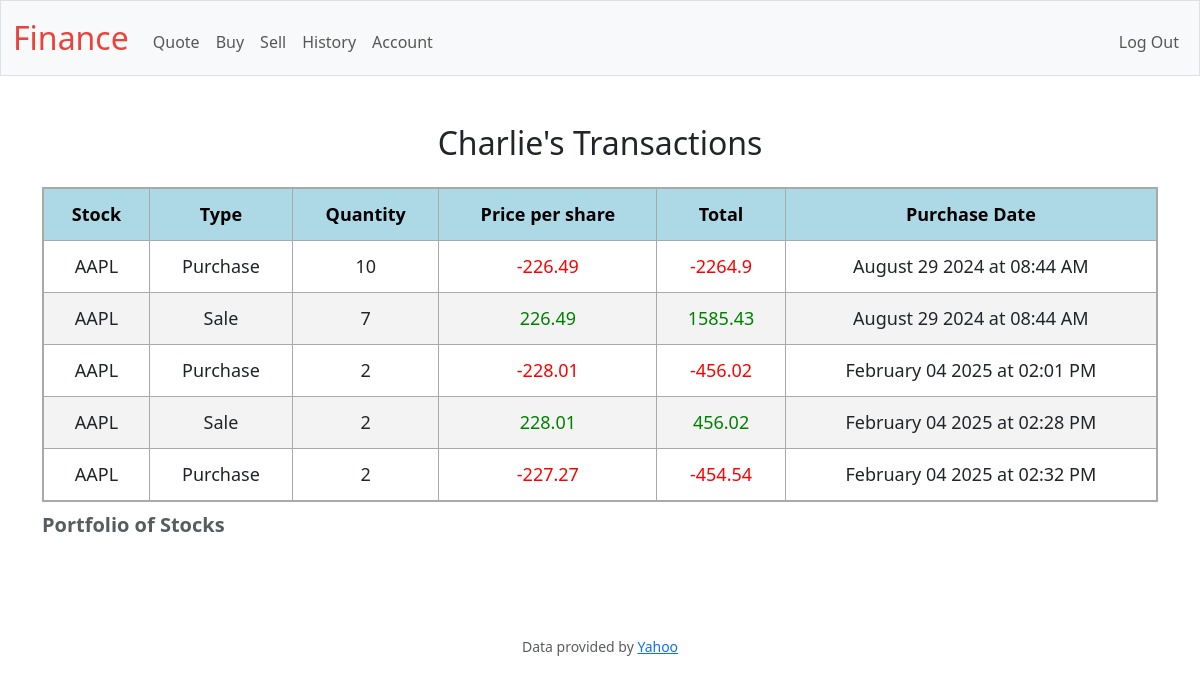
The page /history (signed in) on the database its author committed.
### tables this page shows
CREATE TABLE users (id INTEGER PRIMARY KEY AUTOINCREMENT NOT NULL, username TEXT NOT NULL, hash TEXT NOT NULL, cash NUMERIC NOT NULL DEFAULT 10000.00);

CREATE TABLE transaction_history (
id INTEGER PRIMARY KEY AUTOINCREMENT,
user_id INT NOT NULL,
stock_id TEXT NOT NULL,
price INT NOT NULL,
transaction_type TEXT CHECK(transaction_type IN ('Sale', 'Purchase')),
quantity INTEGER NOT NULL,
transactionTime DATETIME DEFAULT CURRENT_TIMESTAMP,
FOREIGN KEY (user_id) REFERENCES users(id)
);

### app.py (the view)
@app.route("/history")
@login_required
def history():
    user_id = session["user_id"]
    result = db.session.execute(text("""
            SELECT username
            FROM users
            WHERE id = :user_id
            """),
                                {"user_id" : user_id }
            ).fetchone()
    if result:
        username = result[0]
    else:
        username = "Unknown User" # Fallback in case the user is not found
    result = (db.session.execute(text("""
        SELECT *
        FROM transaction_history
        WHERE user_id = :user_id
        """),
                                { "user_id" : user_id }
    ))
    rows = result.fetchall()
    stocks = [dict(zip(result.keys(), row)) for row in rows]
    for stock in stocks:
        purchase_time = datetime.strptime(stock['transactionTime'], '%Y-%m-%d %H:%M:%S')
        stock['formatted_time'] = purchase_time.strftime('%B %d %Y at %I:%M %p')
        if stock['transaction_type'] == 'Purchase':
            stock['formatted_price'] = -abs(stock['price'])
        if stock['transaction_type'] == 'Sale':
            stock['formatted_price'] = abs(stock['price'])
    return render_template("history.html", username=username, stocks=stocks)

### app.py (called while the page is built)
@app.after_request
def after_request(response):
    response.headers["Cache-Control"] = "no-cache, no-store, must-revalidate"
    response.headers["Expires"] = 0
    response.headers["Pragma"] = "no-cache"
    return response

### helpers.py (called while the page is built)
def login_required(f):
    @wraps(f)
    def decorated_function(*args, **kwargs):
        if session.get("user_id") is None:
            return redirect("/login")
        return f(*args, **kwargs)
    return decorated_function

### templates/history.html (shortened to what this page needs)
{% extends "layout.html" %}
{% block main %}
   <h2>
        {{ username }}'s Transactions
   </h2>
   {% if stocks %}
   <table class="styled-table">
        <caption>Portfolio of Stocks</caption>
        <thead>
            <tr>
                <th> Stock </th>
                <th> Type </th>
                <th> Quantity </th>
                <th> Price per share</th>
                <th> Total</th>
                <th> Purchase Date </th>
            </tr>
        </thead>
        <tbody>
            {% for stock in stocks %}
            <tr>
                <td> {{ stock.stock_id }} </td>
                <td> {{ stock.transaction_type}}</td>
                <td> {{ stock.quantity }} </td>
                <td class="{% if stock.formatted_price < 0 %}negative{% else %}positive{% endif %}">
                    {{ stock.formatted_price}}
                </td>
                <td class="{% if stock.formatted_price < 0 %}negative{% else %}positive{% endif %}">
                    {{ (stock.formatted_price)*(stock.quantity) }}
                </td>
                <td> {{ stock.formatted_time }}</td>
            </tr>
            {% endfor %}
        </tbody>
    </table>
    {% else %}
            <p> No stock information available. Please enter a valid stock symbol. </p>
    {% endif %}
{% endblock %}

### templates/layout.html (shortened to what this page needs)
<!DOCTYPE html>
<html lang="en">
    <head>
        <link href="https://cdn.jsdelivr.net/npm/bootstrap@5.3.3/dist/css/bootstrap.min.css" rel="stylesheet">
        <link href="/static/style.css" rel="stylesheet">
    </head>
    <body>
        <nav class="bg-light border navbar navbar-expand-md navbar-light">
            <div class="container-fluid">
                <a class="navbar-brand" href="/"><span class="red">Finance</span></a>
                <div class="collapse navbar-collapse" id="navbar">
                    {% if session["user_id"] %}
                        <ul class="navbar-nav me-auto mt-2">
                            <li class="nav-item"><a class="nav-link" href="/quote">Quote</a></li>
                            <li class="nav-item"><a class="nav-link" href="/buy">Buy</a></li>
                            <li class="nav-item"><a class="nav-link" href="/sell">Sell</a></li>
                            <li class="nav-item"><a class="nav-link" href="/history">History</a></li>
                            <li class="nav-item"><a class="nav-link" href="/account">Account</a></li>
                        </ul>
                        <ul class="navbar-nav ms-auto mt-2">
                            <li class="nav-item"><a class="nav-link" href="/logout">Log Out</a></li>
                        </ul>
                    {% else %}
                        <ul class="navbar-nav ms-auto mt-2">
                            <li class="nav-item"><a class="nav-link" href="/register">Register</a></li>
                            <li class="nav-item"><a class="nav-link" href="/login">Log In</a></li>
                        </ul>
                    {% endif %}
                </div>
            </div>
        </nav>
        <main class="container py-5 text-center">
            {% block main %}{% endblock %}
        </main>
        <footer class="mb-5">
            <p class="mb-3 small text-center text-muted">
                Data provided by <a href="https://finance.yahoo.com/">Yahoo</a>
            </p>
        </footer>
    </body>
</html>

### static/style.css (style rules this page uses)
nav .navbar-brand { font-size: xx-large; }
nav .navbar-brand .red { color: #ea433b; }
table.styled-table { width: 100%; border-collapse: collapse; margin: 25px 0; font-size: 18px; text-align: center; border: 2px solid #a9a9a9; }
table.styled-table caption { margin-bottom: 15px; font-weight: bold; font-size: 20px; }
table.styled-table thead tr { background-color: #add8e6; color: #000000; }
table.styled-table th, table.styled-table td { padding: 12px 15px; border: 1px solid #a9a9a9; }
table.styled-table tbody tr { border-bottom: 1px solid #a9a9a9; }
table.styled-table tbody tr:nth-of-type(even) { background-color: #f3f3f3; }
table.styled-table tbody tr:last-of-type { border-bottom: 1px solid #a9a9a9; }
.positive { color: green; }
.negative { color: red; }

### rows shown on the page
users: username "Charlie"
transaction_history: stock_id "AAPL", transaction_type "Purchase", quantity "10", formatted_price "-226.49", (stock.formatted_price)*(stock.quantity) "-2264.9", formatted_time "August 29 2024 at 08:44 AM"
transaction_history: stock_id "AAPL", transaction_type "Sale", quantity "7", formatted_price "226.49", (stock.formatted_price)*(stock.quantity) "1585.43", formatted_time "August 29 2024 at 08:44 AM"
transaction_history: stock_id "AAPL", transaction_type "Purchase", quantity "2", formatted_price "-228.01", (stock.formatted_price)*(stock.quantity) "-456.02", formatted_time "February 04 2025 at 02:01 PM"
transaction_history: stock_id "AAPL", transaction_type "Sale", quantity "2", formatted_price "228.01", (stock.formatted_price)*(stock.quantity) "456.02", formatted_time "February 04 2025 at 02:28 PM"
transaction_history: stock_id "AAPL", transaction_type "Purchase", quantity "2", formatted_price "-227.27", (stock.formatted_price)*(stock.quantity) "-454.54", formatted_time "February 04 2025 at 02:32 PM"
